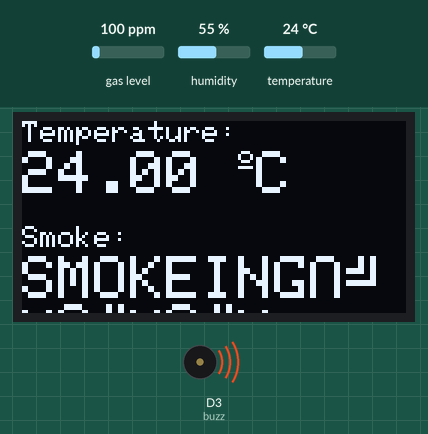
Simulated run of this sketch. Board: ESP8266 (NodeMCU). Parts: 128×64 one-colour display, buzzer (waves = sounding, pin HIGH). The test bench sets the inputs (shaded band); at power-on: gas level 100 ppm, temperature 24 °C, humidity 55 %.

Above: at 4.1 s.
4.2 s: gas level set to 53 ppm
5.8 s: gas level set to 45 ppm
At 7.7 s:
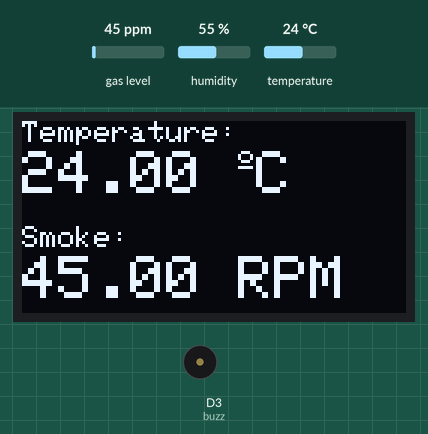
8.1 s: temperature set to 12 °C
At 10.9 s:
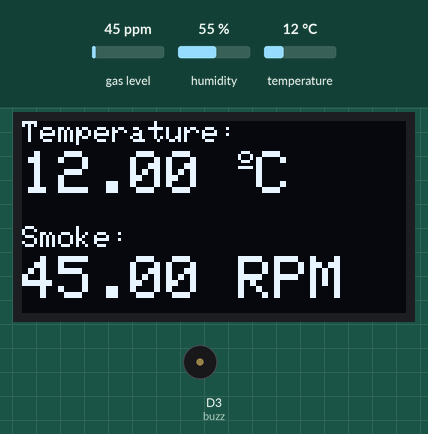
11.3 s: gas level set to 250 ppm
At 12.8 s:
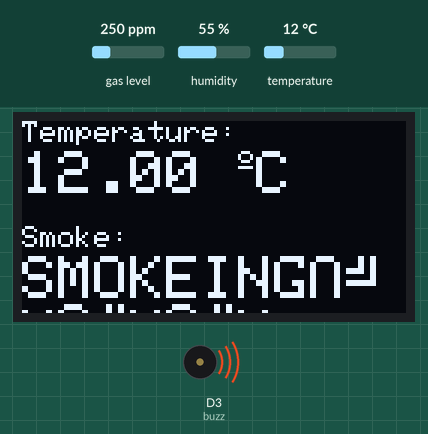
13.3 s: temperature set to 19 °C
At 14.7 s:
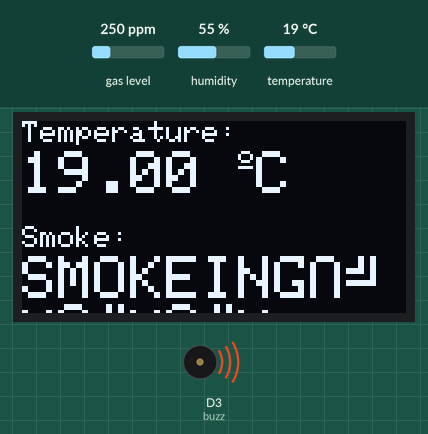
15.4 s: temperature set to 28 °C
At 16.6 s:
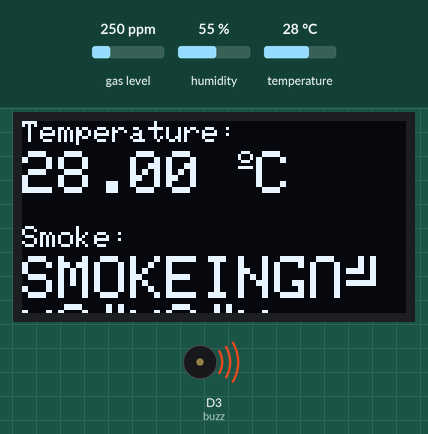
Timing chart, 0 to 18.4 s (numbered marks = the images above; inputs shaded):
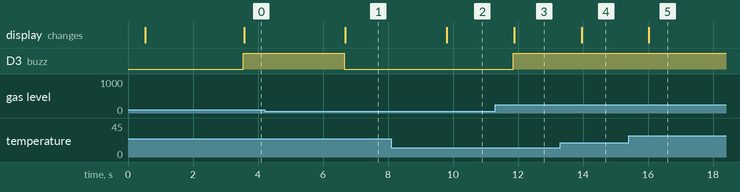

Measured:
- the behaviour switches between 50 and 49 ppm on gas level (found by bisection; images 0 and 1)
- after the input at 4.2 s, every drawn part: stays the same
- after the input at 5.8 s, D3 (buzz): HIGH → LOW after 0.85 s; the display: changes after 0.88 s (image 1)
- after the input at 8.1 s, the display: changes after 1.7 s (image 2)
- after the input at 11.3 s, D3 (buzz): LOW → HIGH after 0.55 s; the display: changes after 0.58 s (image 3)
- after the input at 13.3 s, the display: changes after 0.65 s (image 4)
- after the input at 15.4 s, the display: changes after 0.63 s (image 5)

The sketch:

MQ2_DHT_OLED.ino
```cpp
#include <Wire.h>
#include <Adafruit_GFX.h>
#include <Adafruit_SSD1306.h>
#include <Adafruit_Sensor.h>
#include <MQ2.h>
#include <SPI.h>
#include <DHT.h>

#define SCREEN_WIDTH 128
#define SCREEN_HEIGHT 64

Adafruit_SSD1306 display(SCREEN_WIDTH, SCREEN_HEIGHT, &Wire, -1);

#define DHTPIN 14
#define DHTTYPE DHT11

const int mq2_pin = A0;
const int buzz = D3;
MQ2 mq2(mq2_pin);
DHT dht(DHTPIN, DHTTYPE);


void setup() {
  Serial.begin(115200);
  pinMode(buzz, OUTPUT);  digitalWrite(buzz, LOW);

  dht.begin();
  mq2.begin();

  if(!display.begin(SSD1306_SWITCHCAPVCC, 0x3C)) {
    Serial.println(F("SSD1306 allocation failed"));
    for(;;);
  }
  delay(2000);
  display.clearDisplay();
  display.setTextColor(WHITE);
}

void loop() {
  delay(1000);

  float t = dht.readTemperature();
  float s = mq2.readSmoke();
  display.clearDisplay();

  display.setTextSize(1);
  display.setCursor(0,0);
  display.print("Temperature: ");
  display.setTextSize(2);
  display.setCursor(0,10);
  display.print(t);
  display.print(" ");
  display.setTextSize(1);
  display.cp437(true);
  display.write(167);
  display.setTextSize(2);
  display.print("C");

  if(s >= 50){   //如果煙霧數值大於等於50 顯示偵測到煙霧及響起蜂鳴器
    display.setTextSize(1);
    display.setCursor(0, 35);
    display.print("Smoke: ");
    display.setTextSize(2);
    display.setCursor(0, 45);
    display.print("SMOKEING！！！");
    digitalWrite(buzz, HIGH);
  }
  else{        //如果煙霧數值小於50 顯示偵測到煙霧濃度數值
    display.setTextSize(1);
    display.setCursor(0, 35);
    display.print("Smoke: ");
    display.setTextSize(2);
    display.setCursor(0, 45);
    display.print(s);
    display.print(" RPM");
    digitalWrite(buzz, LOW);
  }


  display.display();
}
```
